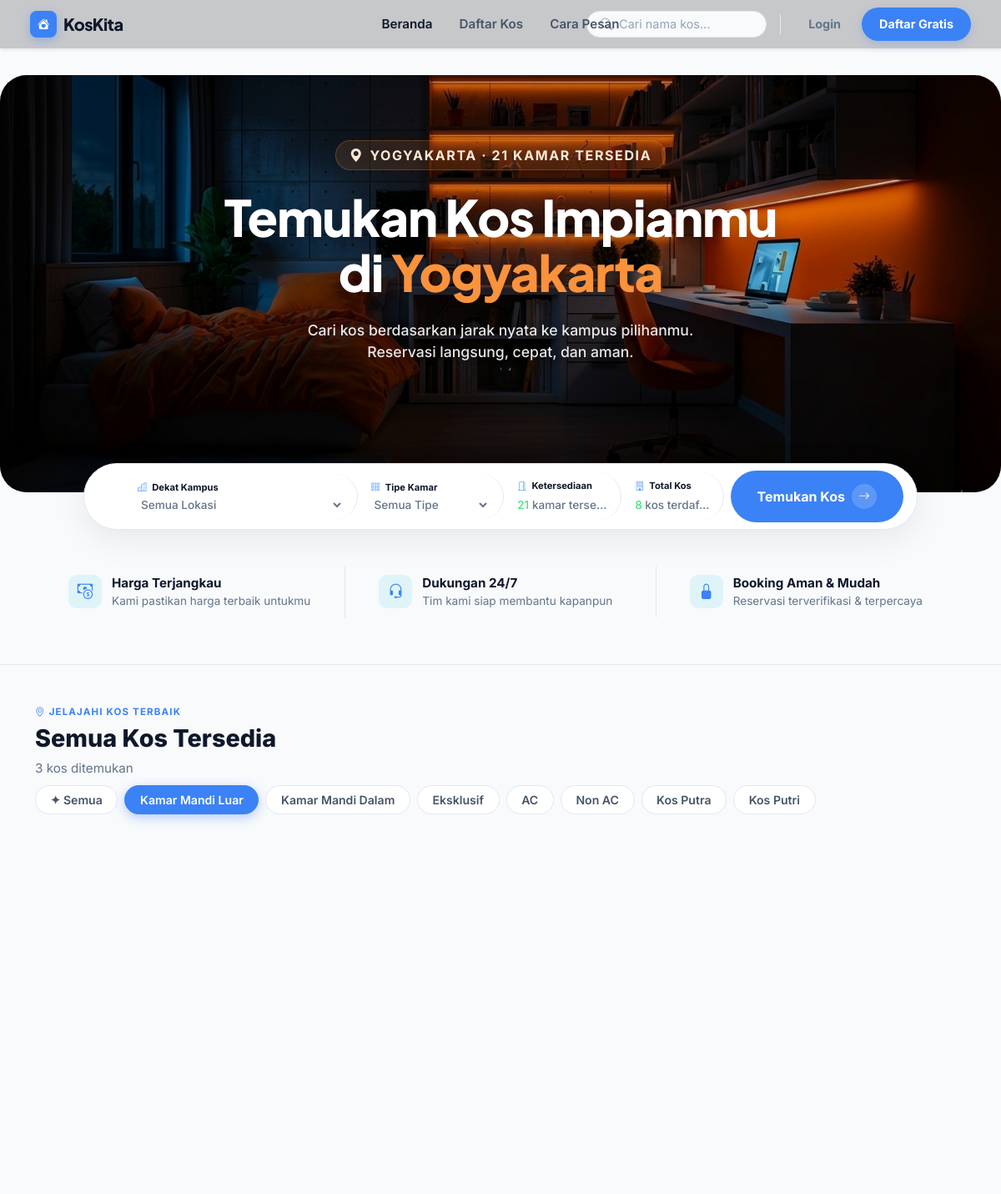
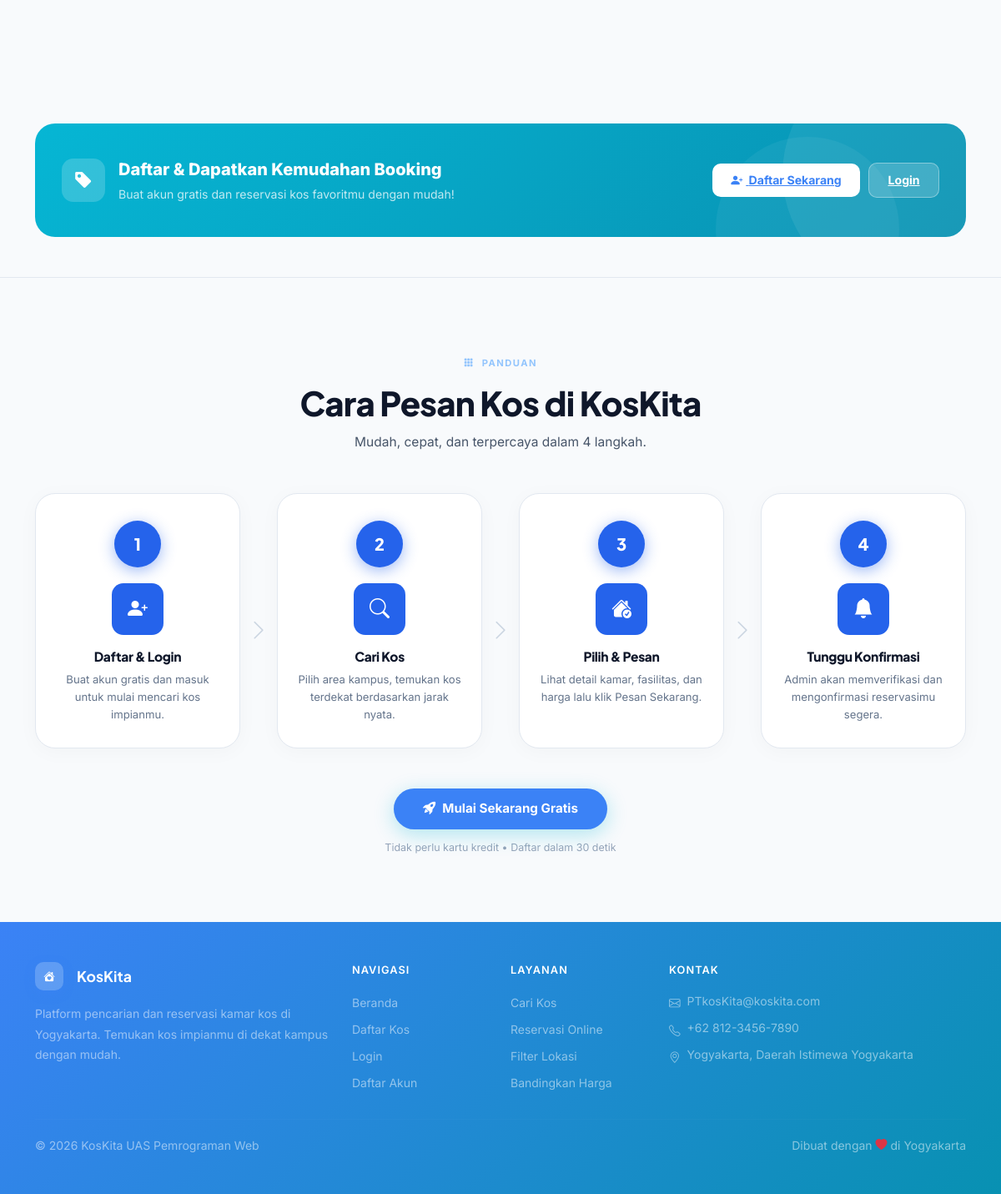
Page /?tipe_bar=Kamar+Mandi+Luar on the committed database (2 pictures, top to bottom).
### tables this page shows
CREATE TABLE `tipe_kamar` (
  `id` int(11) NOT NULL,
  `nama_tipe` varchar(50) NOT NULL,
  `deskripsi` varchar(255) DEFAULT NULL
);

### index.php (the view, shortened to what this page needs)
<?php
$q_tipe = mysqli_query($conn, "SELECT * FROM tipe_kamar ORDER BY id ASC");
$tipes  = mysqli_fetch_all($q_tipe, MYSQLI_ASSOC);
$selected_area = null;
$kos_list      = [];
$base_select = "
    SELECT k.*,
        COALESCE(MIN(CASE WHEN km.status='tersedia' THEN km.harga END), 0) AS harga_mulai,
        GROUP_CONCAT(DISTINCT t.nama_tipe ORDER BY t.id SEPARATOR ',')     AS tipe_tersedia,
        COUNT(DISTINCT CASE WHEN km.status='tersedia' THEN km.id END)       AS kamar_tersedia";
$base_from = "
    FROM kos k
    LEFT JOIN kamar      km ON km.id_kos = k.id
    LEFT JOIN tipe_kamar t  ON t.id      = km.id_tipe";
$base_sql = $base_select . $base_from;
if ($selected_area) {
    $lat  = (float)$selected_area['latitude'];
    $lng  = (float)$selected_area['longitude'];
    $stmt = mysqli_prepare($conn,
        $base_select . ",
        (6371 * ACOS(
            COS(RADIANS(?)) * COS(RADIANS(k.latitude)) *
            COS(RADIANS(k.longitude) - RADIANS(?)) +
            SIN(RADIANS(?)) * SIN(RADIANS(k.latitude))
        )) AS jarak_km" .
        $base_from . "
        GROUP BY k.id ORDER BY jarak_km ASC");
    mysqli_stmt_bind_param($stmt, "ddd", $lat, $lng, $lat);
    mysqli_stmt_execute($stmt);
    $kos_list = mysqli_fetch_all(mysqli_stmt_get_result($stmt), MYSQLI_ASSOC);
} else {
    $result   = mysqli_query($conn, $base_sql . " GROUP BY k.id ORDER BY k.nama_kos ASC");
    $kos_list = mysqli_fetch_all($result, MYSQLI_ASSOC);
}
$tipe_bar = trim($_GET['tipe_bar'] ?? '');
if ($tipe_bar !== '') {
    $kos_list = array_values(array_filter($kos_list, function($k) use ($tipe_bar) {
        return stripos($k['tipe_tersedia'] ?? '', $tipe_bar) !== false;
    }));
}
$total_kos   = mysqli_fetch_row(mysqli_query($conn, "SELECT COUNT(*) FROM kos"))[0];
$total_avail = mysqli_fetch_row(mysqli_query($conn, "SELECT COUNT(*) FROM kamar WHERE status='tersedia'"))[0];
include 'includes/header.php';
?>
<section class="hero-section" data-theme="warm">
    <div class="hero-slider">
        <div class="hero-slide active" data-theme="warm" style="background-image: url('<?= BASE_URL ?>/assets/img/background.png');"></div>
    </div>
    <div class="hero-center">
        <div class="hero-badge">
            <i class="bi bi-geo-alt-fill"></i>
            Yogyakarta &middot; <?= $total_avail ?> Kamar Tersedia
        </div>
        <h1 class="hero-title">
            Temukan Kos Impianmu<br>di <span class="text-accent">Yogyakarta</span>
        </h1>
        <p class="hero-subtitle">
            Cari kos berdasarkan jarak nyata ke kampus pilihanmu.<br>
            Reservasi langsung, cepat, dan aman.
        </p>
    </div>
    <div class="hero-filter-bar">
        <form method="GET" action="" class="hero-filter-form">
            <div class="hero-filter-field">
                <div class="hero-filter-label">
                </div>
            </div>
            <div class="hero-filter-field">
                <div class="hero-filter-label">
                </div>
            </div>
            <div class="hero-filter-field">
                <div class="hero-filter-label">
                </div>
                <div class="hero-filter-value">
                    <span class="hero-filter-count"><?= $total_avail ?></span> kamar tersedia
                </div>
            </div>
            <div class="hero-filter-field">
                <div class="hero-filter-label">
                </div>
                <div class="hero-filter-value">
                    <span class="hero-filter-count"><?= $total_kos ?></span> kos terdaftar
                </div>
            </div>
            <div class="hero-filter-cta">
                <button type="submit" class="hero-filter-cta-btn">
                    Temukan Kos
                    <span class="btn-arrow"><i class="bi bi-arrow-right"></i></span>
                </button>
            </div>
        </form>
    </div>
</section>
<div class="trust-section">
    <div class="container">
        <div class="trust-grid">
            <div class="trust-item">
                <div class="trust-icon trust-icon-cyan">
                    <i class="bi bi-cash-coin"></i>
                </div>
                <div>
                    <div class="trust-title">Harga Terjangkau</div>
                    <div class="trust-text">Kami pastikan harga terbaik untukmu</div>
                </div>
            </div>
            <div class="trust-item">
                <div class="trust-icon trust-icon-cyan">
                    <i class="bi bi-headset"></i>
                </div>
                <div>
                    <div class="trust-title">Dukungan 24/7</div>
                    <div class="trust-text">Tim kami siap membantu kapanpun</div>
                </div>
            </div>
            <div class="trust-item">
                <div class="trust-icon trust-icon-cyan">
                    <i class="bi bi-lock-fill"></i>
                </div>
                <div>
                    <div class="trust-title">Booking Aman & Mudah</div>
                    <div class="trust-text">Reservasi terverifikasi & terpercaya</div>
                </div>
            </div>
        </div>
    </div>
</div>
<section class="container py-5" id="kos-list">
    <div class="d-flex flex-wrap gap-2 align-items-center mb-4">
        <div class="me-auto">
            <p class="section-eyebrow mb-0">
                <i class="bi bi-geo-alt me-1"></i>JELAJAHI KOS TERBAIK
            </p>
            <div class="section-heading">
                <?= $selected_area
                    ? 'Kos Terdekat dari '.htmlspecialchars($selected_area['nama_area'])
                    : 'Semua Kos Tersedia' ?>
            </div>
            <div class="section-sub"><?= count($kos_list) ?> kos ditemukan</div>
        </div>
        <div class="d-flex flex-wrap gap-2 align-items-center">
            <?php
            $q_semua = $_GET;
            unset($q_semua['tipe_bar']);
            unset($q_semua['page']);
            $url_semua = '?' . http_build_query($q_semua) . '#kos-list';
            ?>
            <a href="<?= $url_semua ?>" class="text-decoration-none filter-pill <?= ($tipe_bar === '') ? 'active' : '' ?>">✦ Semua</a>
            <?php foreach ($tipes as $t):
                $q_pill = $_GET;
                $q_pill['tipe_bar'] = $t['nama_tipe'];
                unset($q_pill['page']);
                $pill_url = '?' . http_build_query($q_pill) . '#kos-list';
            ?>
                <a href="<?= $pill_url ?>" class="text-decoration-none filter-pill <?= ($tipe_bar === $t['nama_tipe']) ? 'active' : '' ?>">
                    <?= htmlspecialchars($t['nama_tipe']) ?>
                </a>
            <?php endforeach; ?>
        </div>
    </div>
    <?php if (empty($kos_list)): ?>
        <div class="text-center py-5 text-muted">
            <i class="bi bi-house-slash" style="font-size:3.5rem;opacity:.35"></i>
            <p class="mt-3 fw-semibold">Tidak ada kos ditemukan.</p>
        </div>
    <?php else: ?>
        <div class="row g-4" id="kosGrid">
        </div>
    <?php endif; ?>
</section>
<section class="container pb-5" id="cta-daftar">
    <div class="cta-banner">
        <div class="d-flex align-items-center gap-3 position-relative" style="z-index:1">
            <div class="cta-icon-box">
                <i class="bi bi-tag-fill"></i>
            </div>
            <div>
                <div class="cta-title">Daftar & Dapatkan Kemudahan Booking</div>
                <p class="cta-sub">Buat akun gratis dan reservasi kos favoritmu dengan mudah!</p>
            </div>
        </div>
        <?php if (!isset($_SESSION['user_id'])): ?>
        <div class="cta-form">
            <a href="<?= BASE_URL ?>/auth/register.php" class="btn-cta">
                <i class="bi bi-person-plus-fill me-1"></i> Daftar Sekarang
            </a>
            <a href="<?= BASE_URL ?>/auth/login.php" class="btn-cta" style="background:rgba(255,255,255,.18);color:#fff;border:1.5px solid rgba(255,255,255,.35)">
                Login
            </a>
        </div>
        <?php endif; ?>
    </div>
</section>
<section id="cara-pesan" class="cp-section">
    <div class="container position-relative" style="z-index:2">
        <div class="text-center mb-5">
            <p class="cp-eyebrow">
                <i class="bi bi-grid-3x3-gap-fill me-1"></i>PANDUAN
            </p>
            <h2 class="cp-heading">Cara Pesan Kos di KosKita</h2>
            <p class="cp-subheading">Mudah, cepat, dan terpercaya dalam 4 langkah.</p>
        </div>
        <div class="cp-steps-row">
            <div class="cp-step-item">
                <div class="cp-step-card">
                    <div class="cp-num-circle">1</div>
                    <div class="cp-icon-box">
                        <i class="bi bi-person-plus-fill"></i>
                    </div>
                    <h3 class="cp-step-title">Daftar &amp; Login</h3>
                    <p class="cp-step-desc">Buat akun gratis dan masuk untuk mulai mencari kos impianmu.</p>
                </div>
            </div>
            <div class="cp-arrow" aria-hidden="true">
                <i class="bi bi-chevron-right"></i>
            </div>
            <div class="cp-step-item">
                <div class="cp-step-card">
                    <div class="cp-num-circle">2</div>
                    <div class="cp-icon-box">
                        <i class="bi bi-search"></i>
                    </div>
                    <h3 class="cp-step-title">Cari Kos</h3>
                    <p class="cp-step-desc">Pilih area kampus, temukan kos terdekat berdasarkan jarak nyata.</p>
                </div>
            </div>
            <div class="cp-arrow" aria-hidden="true">
                <i class="bi bi-chevron-right"></i>
            </div>
            <div class="cp-step-item">
                <div class="cp-step-card">
                    <div class="cp-num-circle">3</div>
                    <div class="cp-icon-box">
                        <i class="bi bi-house-check-fill"></i>
                    </div>
                    <h3 class="cp-step-title">Pilih &amp; Pesan</h3>
                    <p class="cp-step-desc">Lihat detail kamar, fasilitas, dan harga lalu klik Pesan Sekarang.</p>
                </div>
            </div>
            <div class="cp-arrow" aria-hidden="true">
                <i class="bi bi-chevron-right"></i>
            </div>
            <div class="cp-step-item">
                <div class="cp-step-card">
                    <div class="cp-num-circle">4</div>
                    <div class="cp-icon-box">
                        <i class="bi bi-bell-fill"></i>
                    </div>
                    <h3 class="cp-step-title">Tunggu Konfirmasi</h3>
                    <p class="cp-step-desc">Admin akan memverifikasi dan mengonfirmasi reservasimu segera.</p>
                </div>
            </div>
        </div>
        <div class="text-center mt-5">
            <?php if (!isset($_SESSION['user_id'])): ?>
            <a href="<?= BASE_URL ?>/auth/register.php" class="cp-cta-btn">
                <i class="bi bi-rocket-takeoff-fill me-2"></i>Mulai Sekarang Gratis
            </a>
            <?php else: ?>
            <a href="<?= BASE_URL ?>/index.php#kos-list" class="cp-cta-btn">
                <i class="bi bi-search me-2"></i>Cari Kos Sekarang
            </a>
            <?php endif; ?>
            <p class="cp-cta-note">Tidak perlu kartu kredit &bull; Daftar dalam 30 detik</p>
        </div>
    </div>
</section>
<?php include 'includes/footer.php'; ?>

### rows in the picture
tipe_kamar: nama_tipe "Kamar Mandi Luar"
tipe_kamar: nama_tipe "Kamar Mandi Dalam"
tipe_kamar: nama_tipe "Eksklusif"
tipe_kamar: nama_tipe "AC"
tipe_kamar: nama_tipe "Non AC"
tipe_kamar: nama_tipe "Kos Putra"
tipe_kamar: nama_tipe "Kos Putri"

### other values in the picture
$total_avail "21"
count($kos_list) "3"
